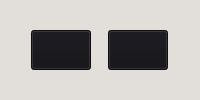
        <widget class="QWidget" name="productAction_widget_30" native="true">
         <property name="sizePolicy">
          <sizepolicy hsizetype="Expanding" vsizetype="Expanding">
           <horstretch>0</horstretch>
           <verstretch>0</verstretch>
          </sizepolicy>
         </property>
         <property name="styleSheet">
          <string notr="true">color: black;
background-color: rgb(226, 223, 219);
padding-left: 5px;</string>
         </property>
         <layout class="QGridLayout" name="gridLayout_34">
          <property name="leftMargin">
           <number>5</number>
          </property>
          <property name="topMargin">
           <number>5</number>
          </property>
          <property name="rightMargin">
           <number>5</number>
          </property>
          <property name="bottomMargin">
           <number>5</number>
          </property>
          <property name="spacing">
           <number>0</number>
          </property>
          <item row="0" column="0">
           <widget class="QWidget" name="" native="true">
            <property name="styleSheet">
             <string notr="true">background-color: transparent;</string>
            </property>
            <layout class="QHBoxLayout" name="horizontalLayout_39">
             <property name="spacing">
              <number>0</number>
             </property>
             <property name="topMargin">
              <number>1</number>
             </property>
             <property name="bottomMargin">
              <number>1</number>
             </property>
             <item>
              <widget class="QPushButton" name="deleteProduct_button_3">
               <property name="sizePolicy">
                <sizepolicy hsizetype="Expanding" vsizetype="Fixed">
                 <horstretch>0</horstretch>
                 <verstretch>0</verstretch>
                </sizepolicy>
               </property>
               <property name="minimumSize">
                <size>
                 <width>30</width>
                 <height>30</height>
                </size>
               </property>
               <property name="maximumSize">
                <size>
                 <width>60</width>
                 <height>40</height>
                </size>
               </property>
               <property name="styleSheet">
                <string notr="true">background-color: rgb(18, 18, 23);
padding: 5px;
color:rgb(255, 255, 255);</string>
               </property>
               <property name="text">
                <string/>
               </property>
               <property name="icon">
                <iconset theme="QIcon::ThemeIcon::EditDelete"/>
               </property>
               <property name="iconSize">
                <size>
                 <width>24</width>
                 <height>24</height>
                </size>
               </property>
               <property name="index" stdset="0">
                <UInt>3</UInt>
               </property>
              </widget>
             </item>
             <item>
              <widget class="QPushButton" name="editProduct_button_3">
               <property name="sizePolicy">
                <sizepolicy hsizetype="Expanding" vsizetype="Fixed">
                 <horstretch>0</horstretch>
                 <verstretch>0</verstretch>
                </sizepolicy>
               </property>
               <property name="minimumSize">
                <size>
                 <width>30</width>
                 <height>30</height>
                </size>
               </property>
               <property name="maximumSize">
                <size>
                 <width>60</width>
                 <height>40</height>
                </size>
               </property>
               <property name="styleSheet">
                <string notr="true">background-color: rgb(18, 18, 23);
padding: 5px;
color:rgb(255, 255, 255);</string>
               </property>
               <property name="text">
                <string/>
               </property>
               <property name="icon">
                <iconset theme="QIcon::ThemeIcon::MailMessageNew"/>
               </property>
               <property name="iconSize">
                <size>
                 <width>24</width>
                 <height>24</height>
                </size>
               </property>
               <property name="index" stdset="0">
                <UInt>3</UInt>
               </property>
              </widget>
             </item>
            </layout>
           </widget>
          </item>
         </layout>
        </widget>
